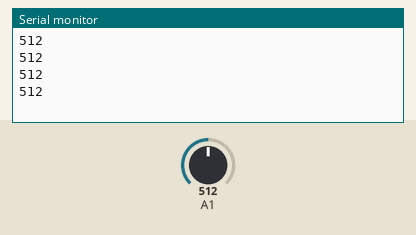
This sketch was run on a simulated Arduino Uno, built with avr-gcc and run on an emulated ATmega328P. Parts: the last lines printed to the serial monitor. The test bench sets the inputs (shaded band); at power-on: A1 = 512.

Above: at 1.2 s.
1.3 s: A1 set to 716
At 1.71 s:
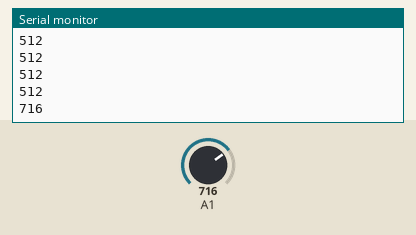
2.8 s: A1 set to 900
At 2.91 s:
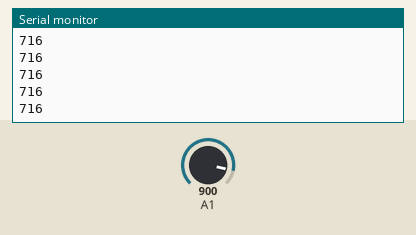
Timing chart, 0 to 5.8 s (numbered marks = the images above; inputs shaded):
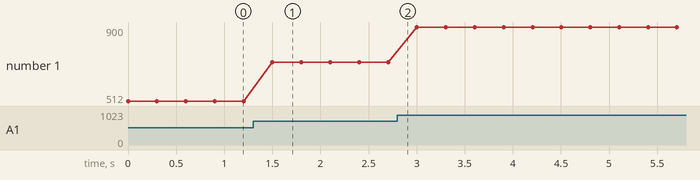

The sketch:

flex-sensor_readings.ino
```cpp
int a;


void setup()
{
  Serial.begin(2400);
  pinMode(A1, INPUT);
}


void loop()
{
a= analogRead(A1);
Serial.println(a);
delay(300);
/* ....35.4 front bend (<870)  >140
 *  back bend (>910)
 *  normal(885 - 896)  118-125
 .....   28.5
    normal 150-164
    f bend >170
 .....43.5---->not working
      2 circles around wire -faulty
      1.2  210-230
        >255

 */
}
```

Measured:
- after the input at 1.3 s, the serial monitor: prints a new line after 0.20 s (image 1)
- plotted number 1: 512 → 716 after the input at 1.3 s, 716 → 900 after the input at 2.8 s
